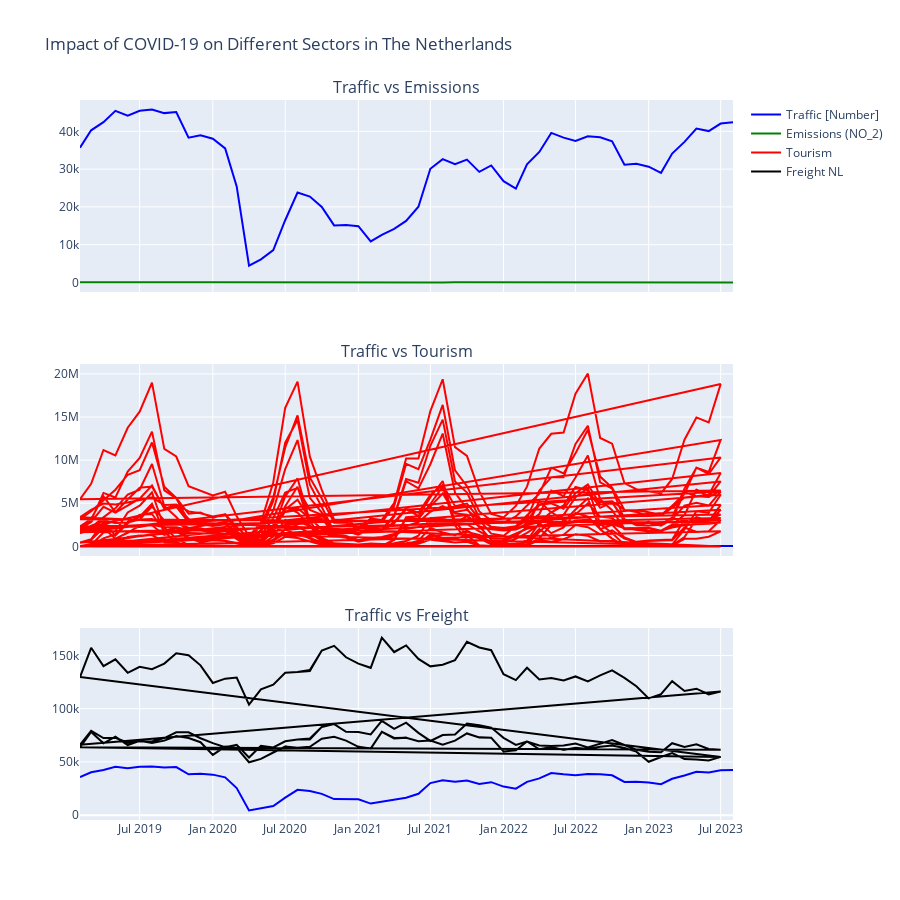

Notebook source saved alongside this figure:
### Code cell
import plotly.graph_objects as go
from plotly.subplots import make_subplots

# Create a 3x1 subplot layout
fig = make_subplots(rows=3, cols=1,
                    shared_xaxes=True,
                    subplot_titles=("Traffic vs Emissions", "Traffic vs Tourism", "Traffic vs Freight"),
                    vertical_spacing=0.1)

# For Traffic vs Emissions
fig.add_trace(go.Scatter(
    x=traffic_NL['TIME_PERIOD'],
    y=traffic_NL['OBS_VALUE'],
    name="Traffic [Number]",
    line=dict(color='blue'),
), row=1, col=1)

fig.add_trace(go.Scatter(
    x=emissions_NL['TIME_PERIOD'],
    y=emissions_NL['OBS_VALUE'],
    name="Emissions (NO_2)",
    line=dict(color='green'),
    yaxis="y2"
), row=1, col=1)

# For Traffic vs Tourism
fig.add_trace(go.Scatter(
    x=traffic_NL['TIME_PERIOD'],
    y=traffic_NL['OBS_VALUE'],
    showlegend=False,  # Hide legend as it's the same traffic data
    line=dict(color='blue'),
), row=2, col=1)

fig.add_trace(go.Scatter(
    x=tourism_NL['TIME_PERIOD'],
    y=tourism_NL['OBS_VALUE'],
    name="Tourism",
    line=dict(color='red'),
    yaxis="y3"
), row=2, col=1)

# For Traffic vs Freight
fig.add_trace(go.Scatter(
    x=traffic_NL['TIME_PERIOD'],
    y=traffic_NL['OBS_VALUE'],
    showlegend=False,  # Hide legend as it's the same traffic data
    line=dict(color='blue'),
), row=3, col=1)

fig.add_trace(go.Scatter(
    x=supply_NL['TIME_PERIOD'],
    y=supply_NL['OBS_VALUE'],
    name="Freight NL",
    line=dict(color='black'),
    yaxis="y4"
), row=3, col=1)

# Update layout for better appearance
fig.update_layout(
    title_text="Impact of COVID-19 on Different Sectors in The Netherlands",
    height=900  # You can adjust this for the desired height
)

fig.show()

### Figure 1 — Plotly figure (JSON) as saved in the notebook; plotly's stock layout.template omitted (floating-point values rounded to 4 significant figures; data arrays with more than 128 entries replaced by an {"elided": "..."} marker saying what was removed)
{"data": [{"line": {"color": "blue"}, "name": "Traffic [Number]", "type": "scatter", "x": ["2019-02", "2019-03", "2019-04", "2019-05", "2019-06", "2019-07", "2019-08", "2019-09", "2019-10", "2019-11", "2019-12", "2020-01", "2020-02", "2020-03", "2020-04", "2020-05", "2020-06", "2020-07", "2020-08", "2020-09", "2020-10", "2020-11", "2020-12", "2021-01", "2021-02", "2021-03", "2021-04", "2021-05", "2021-06", "2021-07", "2021-08", "2021-09", "2021-10", "2021-11", "2021-12", "2022-01", "2022-02", "2022-03", "2022-04", "2022-05", "2022-06", "2022-07", "2022-08", "2022-09", "2022-10", "2022-11", "2022-12", "2023-01", "2023-02", "2023-03", "2023-04", "2023-05", "2023-06", "2023-07", "2023-08"], "xaxis": "x", "y": [35666, 40270, 42433, 45432, 44148, 45425, 45756, 44824, 45121, 38339, 38954, 38039, 35484, 25425, 4440, 6122, 8551, 16473, 23792, 22725, 20002, 15102, 15207, 14909, 10860, 12588, 14184, 16295, 20047, 30097, 32653, 31285, 32534, 29268, 30964, 26817, 24824, 31257, 34545, 39586, 38348, 37486, 38711, 38409, 37365, 31169, 31446, 30635, 29018, 34110, 37217, 40718, 40065, 42054, 42441], "yaxis": "y"}, {"line": {"color": "green"}, "name": "Emissions (NO_2)", "type": "scatter", "x": ["2019-02", "2019-03", "2019-04", "2019-05", "2019-06", "2019-07", "2019-08", "2019-09", "2019-10", "2019-11", "2019-12", "2020-01", "2020-02", "2020-03", "2020-04", "2020-05", "2020-06", "2020-07", "2020-08", "2020-09", "2020-10", "2020-11", "2020-12", "2021-01", "2021-02", "2021-03", "2021-04", "2021-05", "2021-06", "2021-07", "2021-08", "2021-09", "2021-10", "2021-11", "2021-12", "2022-01", "2022-02", "2022-03", "2022-04", "2022-05", "2022-06", "2022-07", "2022-08", "2022-09", "2022-10", "2022-11", "2022-12", "2023-01", "2023-02", "2023-03", "2023-04", "2023-05", "2023-06", "2023-07", "2023-08"], "xaxis": "x", "y": [45.6, 27.3, 25.6, 22, 23.7, 22.3, 24.7, 25.6, 27.8, 35.2, 33.1, 32.1, 21.8, 20.5, 19.8, 16.8, 18.6, 16.7, 20.6, 26.1, 22.7, 29.4, 29, 25.9, 26.9, 25.4, 18.7, 17.1, 18, 16.6, 17.1, 23.5, 25.6, 32, 29.5, 26.9, 19.4, 27.7, 18.4, 20.1, 17.2, 16.2, 16.8, 24.3, 26.6, 24.8, 29.6, 20.1, 28.4, 20.6, 15.8, 16.4, 15.2, 14.2, 15.6], "yaxis": "y"}, {"line": {"color": "blue"}, "showlegend": false, "type": "scatter", "x": ["2019-02", "2019-03", "2019-04", "2019-05", "2019-06", "2019-07", "2019-08", "2019-09", "2019-10", "2019-11", "2019-12", "2020-01", "2020-02", "2020-03", "2020-04", "2020-05", "2020-06", "2020-07", "2020-08", "2020-09", "2020-10", "2020-11", "2020-12", "2021-01", "2021-02", "2021-03", "2021-04", "2021-05", "2021-06", "2021-07", "2021-08", "2021-09", "2021-10", "2021-11", "2021-12", "2022-01", "2022-02", "2022-03", "2022-04", "2022-05", "2022-06", "2022-07", "2022-08", "2022-09", "2022-10", "2022-11", "2022-12", "2023-01", "2023-02", "2023-03", "2023-04", "2023-05", "2023-06", "2023-07", "2023-08"], "xaxis": "x2", "y": [35666, 40270, 42433, 45432, 44148, 45425, 45756, 44824, 45121, 38339, 38954, 38039, 35484, 25425, 4440, 6122, 8551, 16473, 23792, 22725, 20002, 15102, 15207, 14909, 10860, 12588, 14184, 16295, 20047, 30097, 32653, 31285, 32534, 29268, 30964, 26817, 24824, 31257, 34545, 39586, 38348, 37486, 38711, 38409, 37365, 31169, 31446, 30635, 29018, 34110, 37217, 40718, 40065, 42054, 42441], "yaxis": "y2"}, {"line": {"color": "red"}, "name": "Tourism", "type": "scatter", "x": {"elided": "2265 str values"}, "xaxis": "x2", "y": {"elided": "2265 float values"}, "yaxis": "y2"}, {"line": {"color": "blue"}, "showlegend": false, "type": "scatter", "x": ["2019-02", "2019-03", "2019-04", "2019-05", "2019-06", "2019-07", "2019-08", "2019-09", "2019-10", "2019-11", "2019-12", "2020-01", "2020-02", "2020-03", "2020-04", "2020-05", "2020-06", "2020-07", "2020-08", "2020-09", "2020-10", "2020-11", "2020-12", "2021-01", "2021-02", "2021-03", "2021-04", "2021-05", "2021-06", "2021-07", "2021-08", "2021-09", "2021-10", "2021-11", "2021-12", "2022-01", "2022-02", "2022-03", "2022-04", "2022-05", "2022-06", "2022-07", "2022-08", "2022-09", "2022-10", "2022-11", "2022-12", "2023-01", "2023-02", "2023-03", "2023-04", "2023-05", "2023-06", "2023-07", "2023-08"], "xaxis": "x3", "y": [35666, 40270, 42433, 45432, 44148, 45425, 45756, 44824, 45121, 38339, 38954, 38039, 35484, 25425, 4440, 6122, 8551, 16473, 23792, 22725, 20002, 15102, 15207, 14909, 10860, 12588, 14184, 16295, 20047, 30097, 32653, 31285, 32534, 29268, 30964, 26817, 24824, 31257, 34545, 39586, 38348, 37486, 38711, 38409, 37365, 31169, 31446, 30635, 29018, 34110, 37217, 40718, 40065, 42054, 42441], "yaxis": "y3"}, {"line": {"color": "black"}, "name": "Freight NL", "type": "scatter", "x": {"elided": "324 str values"}, "xaxis": "x3", "y": {"elided": "324 float values"}, "yaxis": "y3"}], "layout": {"annotations": [{"font": {"size": 16}, "showarrow": false, "text": "Traffic vs Emissions", "x": 0.5, "xanchor": "center", "xref": "paper", "y": 1, "yanchor": "bottom", "yref": "paper"}, {"font": {"size": 16}, "showarrow": false, "text": "Traffic vs Tourism", "x": 0.5, "xanchor": "center", "xref": "paper", "y": 0.6333, "yanchor": "bottom", "yref": "paper"}, {"font": {"size": 16}, "showarrow": false, "text": "Traffic vs Freight", "x": 0.5, "xanchor": "center", "xref": "paper", "y": 0.2667, "yanchor": "bottom", "yref": "paper"}], "height": 900, "title": {"text": "Impact of COVID-19 on Different Sectors in The Netherlands"}, "xaxis": {"anchor": "y", "domain": [0, 1], "matches": "x3", "showticklabels": false}, "xaxis2": {"anchor": "y2", "domain": [0, 1], "matches": "x3", "showticklabels": false}, "xaxis3": {"anchor": "y3", "domain": [0, 1]}, "yaxis": {"anchor": "x", "domain": [0.7333, 1]}, "yaxis2": {"anchor": "x2", "domain": [0.3667, 0.6333]}, "yaxis3": {"anchor": "x3", "domain": [0, 0.2667]}}}
